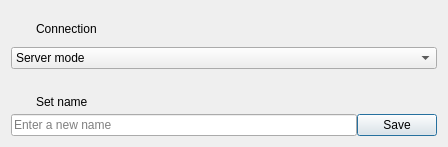
<?xml version="1.0" encoding="UTF-8"?>
<ui version="4.0">
 <class>Dialog</class>
 <widget class="QDialog" name="Dialog">
  <property name="geometry">
   <rect>
    <x>0</x>
    <y>0</y>
    <width>448</width>
    <height>147</height>
   </rect>
  </property>
  <property name="windowTitle">
   <string>Dialog</string>
  </property>
  <property name="toolTip">
   <string>ggggg</string>
  </property>
  <layout class="QGridLayout" name="gridLayout">
   <item row="0" column="0">
    <layout class="QVBoxLayout" name="verticalLayout_3">
     <property name="spacing">
      <number>0</number>
     </property>
     <item>
      <layout class="QVBoxLayout" name="verticalLayout">
       <property name="spacing">
        <number>0</number>
       </property>
       <property name="topMargin">
        <number>0</number>
       </property>
       <item>
        <layout class="QHBoxLayout" name="horizontalLayout_3">
         <item>
          <widget class="QLabel" name="label_3">
           <property name="sizePolicy">
            <sizepolicy hsizetype="Fixed" vsizetype="Fixed">
             <horstretch>0</horstretch>
             <verstretch>0</verstretch>
            </sizepolicy>
           </property>
           <property name="minimumSize">
            <size>
             <width>25</width>
             <height>25</height>
            </size>
           </property>
           <property name="maximumSize">
            <size>
             <width>25</width>
             <height>25</height>
            </size>
           </property>
           <property name="text">
            <string/>
           </property>
           <property name="pixmap">
            <pixmap resource="qrc.qrc">:/icons/connection.png</pixmap>
           </property>
           <property name="scaledContents">
            <bool>true</bool>
           </property>
          </widget>
         </item>
         <item>
          <widget class="QLabel" name="label_2">
           <property name="text">
            <string>Connection</string>
           </property>
          </widget>
         </item>
        </layout>
       </item>
       <item>
        <widget class="QComboBox" name="comboBox">
         <item>
          <property name="text">
           <string>Server mode</string>
          </property>
         </item>
         <item>
          <property name="text">
           <string>Client mode</string>
          </property>
         </item>
        </widget>
       </item>
      </layout>
     </item>
     <item>
      <layout class="QVBoxLayout" name="verticalLayout_2">
       <property name="spacing">
        <number>0</number>
       </property>
       <property name="topMargin">
        <number>20</number>
       </property>
       <item>
        <layout class="QHBoxLayout" name="horizontalLayout_2">
         <item>
          <widget class="QLabel" name="userIcon">
           <property name="sizePolicy">
            <sizepolicy hsizetype="Fixed" vsizetype="Fixed">
             <horstretch>0</horstretch>
             <verstretch>0</verstretch>
            </sizepolicy>
           </property>
           <property name="minimumSize">
            <size>
             <width>25</width>
             <height>25</height>
            </size>
           </property>
           <property name="maximumSize">
            <size>
             <width>25</width>
             <height>25</height>
            </size>
           </property>
           <property name="text">
            <string/>
           </property>
           <property name="pixmap">
            <pixmap resource="qrc.qrc">:/icons/user.png</pixmap>
           </property>
           <property name="scaledContents">
            <bool>true</bool>
           </property>
          </widget>
         </item>
         <item>
          <widget class="QLabel" name="label">
           <property name="font">
            <font>
             <pointsize>9</pointsize>
             <fontweight>DemiBold</fontweight>
            </font>
           </property>
           <property name="text">
            <string>Set name</string>
           </property>
          </widget>
         </item>
        </layout>
       </item>
       <item>
        <layout class="QHBoxLayout" name="horizontalLayout">
         <item>
          <widget class="QLineEdit" name="lineEdit">
           <property name="toolTip">
            <string/>
           </property>
           <property name="placeholderText">
            <string>Enter a new name</string>
           </property>
          </widget>
         </item>
         <item>
          <widget class="QPushButton" name="pushButton">
           <property name="text">
            <string>Save</string>
           </property>
          </widget>
         </item>
        </layout>
       </item>
      </layout>
     </item>
    </layout>
   </item>
  </layout>
 </widget>
 <resources>
  <include location="qrc.qrc"/>
 </resources>
 <connections/>
</ui>
